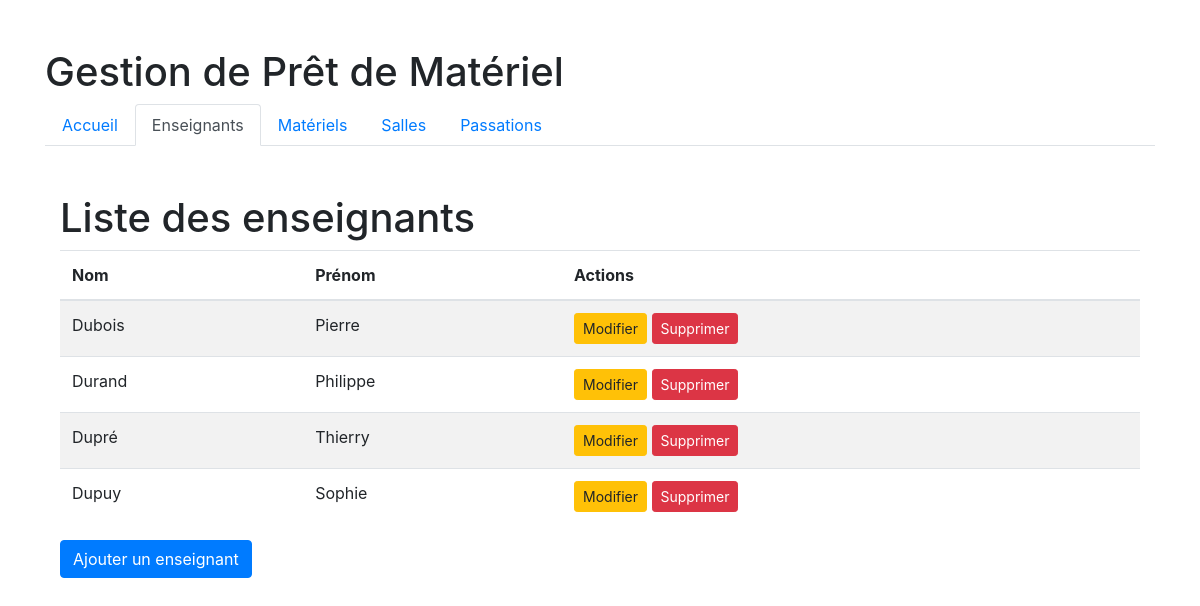
Screenshot of /liste_enseignants/ with the database file from the repository.
### GestionMateriel/models.py (models this page shows, shortened)
class Enseignant(models.Model):
    nom = models.CharField(max_length=100)
    prenom = models.CharField(max_length=100)
    class Meta:
        app_label = 'GestionMateriel'

### GestionMateriel/views.py (the view)
# urls.py: path('liste_enseignants/', views.liste_enseignants, name='liste_enseignants'),
def liste_enseignants(request):
    enseignants = Enseignant.objects.all()
    return render(request, 'liste_enseignants.html', {'enseignants': enseignants})

### templates/liste_enseignants.html (shortened to what this page needs)
{% extends 'base.html' %}
{% block enseignants_active %}active{% endblock %}
{% block content %}
    <div class="container mt-5">
        <h1>Liste des enseignants</h1>
        <table class="table table-striped">
            <thead>
                <tr>
                    <th>Nom</th>
                    <th>Prénom</th>
                    <th>Actions</th>
                </tr>
            </thead>
            <tbody>
                {% for enseignant in enseignants %}
                    <tr>
                        <td>{{ enseignant.nom }}</td>
                        <td>{{ enseignant.prenom }}</td>
                        <td>
                            <a href="{% url 'modifier_enseignant' enseignant.id %}" class="btn btn-sm btn-warning">Modifier</a>
                            <a href="{% url 'supprimer_enseignant' enseignant.id %}" class="btn btn-sm btn-danger">Supprimer</a>
                        </td>
                    </tr>
                {% empty %}
                    <tr>
                        <td colspan="3">Aucun enseignant enregistré.</td>
                    </tr>
                {% endfor %}
            </tbody>
        </table>
        <div class="mt-3">
            <a href="{% url 'ajouter_enseignant' %}" class="btn btn-primary">Ajouter un enseignant</a>
        </div>
    </div>
{% endblock %}

### rows the page displays
Enseignant: nom "Dubois", prenom "Pierre"
Enseignant: nom "Durand", prenom "Philippe"
Enseignant: nom "Dupré", prenom "Thierry"
Enseignant: nom "Dupuy", prenom "Sophie"
